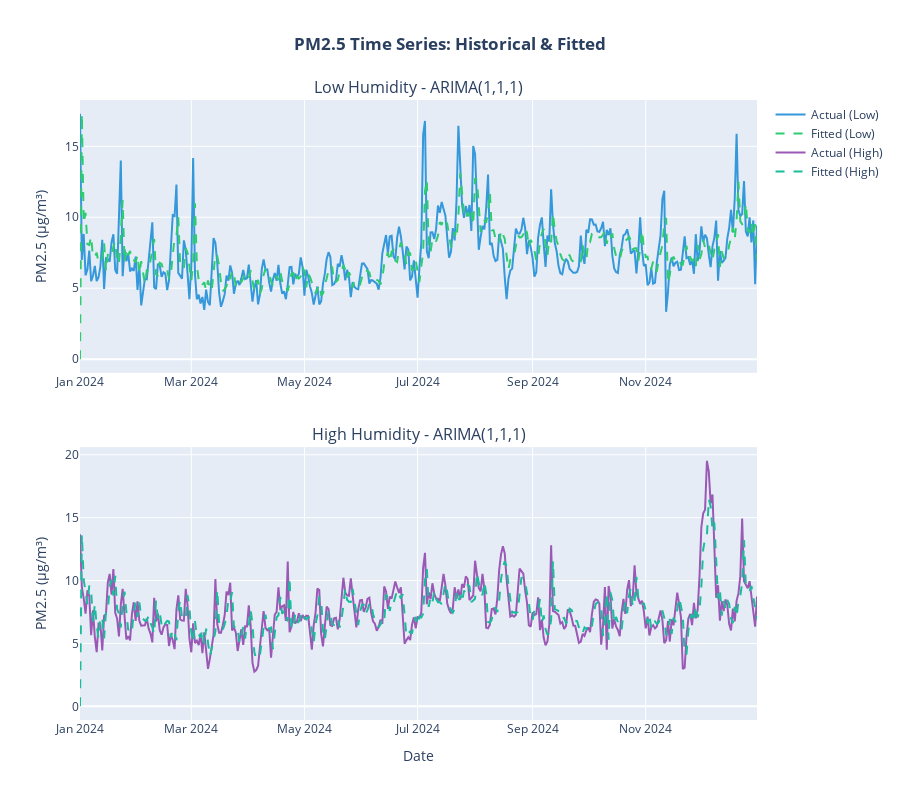

The notebook cell saved with this chart:
### Code cell
# Time Series with Fitted Values
# Create subplots
fig_forecast = make_subplots(
    rows=2, cols=1,
    subplot_titles=('Low Humidity - ARIMA(1,1,1)', 'High Humidity - ARIMA(1,1,1)'),
    vertical_spacing=0.12
)

# Low Humidity
fig_forecast.add_trace(
    go.Scatter(
        x=ts_low_humidity.index,
        y=ts_low_humidity.values,
        mode='lines',
        name='Actual (Low)',
        line=dict(color='#3498db', width=2),
        hovertemplate='<b>Date</b>: %{x|%Y-%m-%d}<br><b>PM2.5</b>: %{y:.2f} μg/m³<extra></extra>'
    ),
    row=1, col=1
)

fig_forecast.add_trace(
    go.Scatter(
        x=model_low_humidity.fittedvalues.index,
        y=model_low_humidity.fittedvalues.values,
        mode='lines',
        name='Fitted (Low)',
        line=dict(color='#2ecc71', width=2, dash='dash'),
        hovertemplate='<b>Date</b>: %{x|%Y-%m-%d}<br><b>Fitted</b>: %{y:.2f} μg/m³<extra></extra>'
    ),
    row=1, col=1
)


# High Humidity
fig_forecast.add_trace(
    go.Scatter(
        x=ts_high_humidity.index,
        y=ts_high_humidity.values,
        mode='lines',
        name='Actual (High)',
        line=dict(color='#9b59b6', width=2),
        hovertemplate='<b>Date</b>: %{x|%Y-%m-%d}<br><b>PM2.5</b>: %{y:.2f} μg/m³<extra></extra>'
    ),
    row=2, col=1
)

fig_forecast.add_trace(
    go.Scatter(
        x=model_high_humidity.fittedvalues.index,
        y=model_high_humidity.fittedvalues.values,
        mode='lines',
        name='Fitted (High)',
        line=dict(color='#1abc9c', width=2, dash='dash'),
        hovertemplate='<b>Date</b>: %{x|%Y-%m-%d}<br><b>Fitted</b>: %{y:.2f} μg/m³<extra></extra>'
    ),
    row=2, col=1
)


fig_forecast.update_xaxes(title_text="Date", row=2, col=1)
fig_forecast.update_yaxes(title_text="PM2.5 (μg/m³)", row=1, col=1)
fig_forecast.update_yaxes(title_text="PM2.5 (μg/m³)", row=2, col=1)

fig_forecast.update_layout(
    title_text='<b>PM2.5 Time Series: Historical & Fitted</b>',
    title_x=0.5,
    height=800,
    hovermode='x unified',
    font=dict(size=12)
)

### Figure 1 — Plotly figure (JSON) as saved in the notebook; plotly's stock layout.template omitted (floating-point values rounded to 4 significant figures; data arrays with more than 128 entries replaced by an {"elided": "..."} marker saying what was removed)
{"data": [{"hovertemplate": "<b>Date</b>: %{x|%Y-%m-%d}<br><b>PM2.5</b>: %{y:.2f} μg/m³<extra></extra>", "line": {"color": "#3498db", "width": 2}, "mode": "lines", "name": "Actual (Low)", "type": "scatter", "x": {"elided": "365 str values"}, "xaxis": "x", "y": {"elided": "365 float values"}, "yaxis": "y"}, {"hovertemplate": "<b>Date</b>: %{x|%Y-%m-%d}<br><b>Fitted</b>: %{y:.2f} μg/m³<extra></extra>", "line": {"color": "#2ecc71", "dash": "dash", "width": 2}, "mode": "lines", "name": "Fitted (Low)", "type": "scatter", "x": {"elided": "365 str values"}, "xaxis": "x", "y": {"elided": "365 float values"}, "yaxis": "y"}, {"hovertemplate": "<b>Date</b>: %{x|%Y-%m-%d}<br><b>PM2.5</b>: %{y:.2f} μg/m³<extra></extra>", "line": {"color": "#9b59b6", "width": 2}, "mode": "lines", "name": "Actual (High)", "type": "scatter", "x": {"elided": "365 str values"}, "xaxis": "x2", "y": {"elided": "365 float values"}, "yaxis": "y2"}, {"hovertemplate": "<b>Date</b>: %{x|%Y-%m-%d}<br><b>Fitted</b>: %{y:.2f} μg/m³<extra></extra>", "line": {"color": "#1abc9c", "dash": "dash", "width": 2}, "mode": "lines", "name": "Fitted (High)", "type": "scatter", "x": {"elided": "365 str values"}, "xaxis": "x2", "y": {"elided": "365 float values"}, "yaxis": "y2"}], "layout": {"annotations": [{"font": {"size": 16}, "showarrow": false, "text": "Low Humidity - ARIMA(1,1,1)", "x": 0.5, "xanchor": "center", "xref": "paper", "y": 1, "yanchor": "bottom", "yref": "paper"}, {"font": {"size": 16}, "showarrow": false, "text": "High Humidity - ARIMA(1,1,1)", "x": 0.5, "xanchor": "center", "xref": "paper", "y": 0.44, "yanchor": "bottom", "yref": "paper"}], "font": {"size": 12}, "height": 800, "hovermode": "x unified", "title": {"text": "<b>PM2.5 Time Series: Historical & Fitted</b>", "x": 0.5}, "xaxis": {"anchor": "y", "domain": [0, 1]}, "xaxis2": {"anchor": "y2", "domain": [0, 1], "title": {"text": "Date"}}, "yaxis": {"anchor": "x", "domain": [0.56, 1], "title": {"text": "PM2.5 (μg/m³)"}}, "yaxis2": {"anchor": "x2", "domain": [0, 0.44], "title": {"text": "PM2.5 (μg/m³)"}}}}
